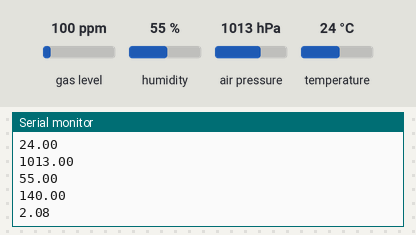
Simulated run of this sketch. Board: ESP32. Shown: the last lines printed to the serial monitor. The test bench sets the inputs (shaded band); at power-on: gas level 100 ppm, humidity 55 %, air pressure 1013 hPa, temperature 24 °C.

Above: at 1.2 s.
1.3 s: gas level set to 20 ppm
At 2.7 s:
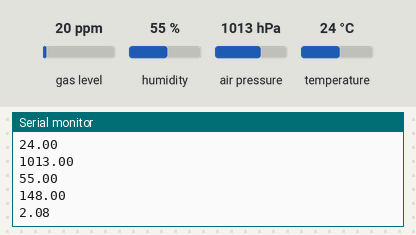
2.8 s: humidity set to 22 %
4.3 s: air pressure set to 952 hPa
At 5.2 s:
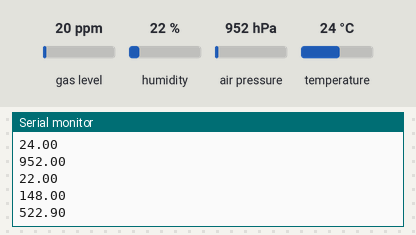
5.8 s: temperature set to 12 °C
Timing chart, 0 to 8.3 s (numbered marks = the images above; inputs shaded):
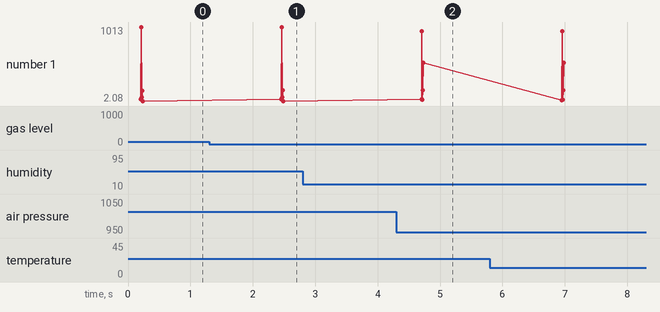

Measured:
- after the input at 1.3 s, the serial monitor: prints a new line after 1.1 s (image 1)
- after the input at 4.3 s, the serial monitor: prints a new line after 0.35 s (image 2)
- plotted number 1: 2.08 → 522.9 after the input at 4.3 s

The sketch:

module_BME688_esp32_version.ino
```cpp
// module to detect temperature, humidity, barometric pressure, and VOC gas.
// learn more in the product page: https://learn.adafruit.com/adafruit-bme680-humidity-temperature-barometic-pressure-voc-gas/arduino-wiring-test


/*  To use the BME Component, you will need to install
    the following library: Adafruit_BME680 library
*/
#include <Wire.h>
#include <SPI.h>
#include <Adafruit_Sensor.h>
#include "Adafruit_BME680.h"

#define SEALEVELPRESSURE_HPA (1013.25)

Adafruit_BME680 bme; // I2C

/* we create array with 5 entries

  index     data type    eg value   unit
 data[0] | temperature  | 24.20   | °C
 data[1] | pression     | 9994.77 | hPa
 data[2] | humidity     | 46.84   | %
 data[3] | gas          | 9.38    | KOhms
 data[4] | altitude     | 154.67  | m
*/
float data[5];

void setup() {
  // start serial communication
  Serial.begin(9600);

  // make sure BME device is working
  if (!bme.begin()) {
    Serial.println("Could not find a valid BME680 sensor, check wiring!");
    while (1);
  }

  // Set up oversampling and filter initialization
  bme.setTemperatureOversampling(BME680_OS_8X);
  bme.setHumidityOversampling(BME680_OS_2X);
  bme.setPressureOversampling(BME680_OS_4X);
  bme.setIIRFilterSize(BME680_FILTER_SIZE_3);
  bme.setGasHeater(320, 150); // 320*C for 150 ms
}

void loop() {
  // make sure BME module works
  if (! bme.performReading()) {
    Serial.println("Failed to perform reading :(");
    return;
  }
  // get temperature
  Serial.print("Temperature = ");
  Serial.print(bme.temperature);
  Serial.println(" *C");
  data[0] = bme.temperature; // add latest temperature to array

  // get pressure
  Serial.print("Pressure = ");
  Serial.print(bme.pressure / 100.0);
  Serial.println(" hPa");
  data[1] = bme.pressure / 100.0; // add latest pressure to array

  // get humidity
  Serial.print("Humidity = ");
  Serial.print(bme.humidity);
  Serial.println(" %");
  data[2] = bme.humidity;       // add latest humidity to array

  // get gas
  Serial.print("Gas = ");
  Serial.print(bme.gas_resistance / 1000.0);
  Serial.println(" KOhms");
  data[3] = bme.gas_resistance / 1000.0;  // add latest gas to array

  // get altitude
  Serial.print("Approx. Altitude = ");
  Serial.print(bme.readAltitude(SEALEVELPRESSURE_HPA));
  Serial.println(" m");
  data[4] = bme.readAltitude(SEALEVELPRESSURE_HPA); // add latest altitude to array

  // serial print the whole array
  for(int i = 0; i <= 4; i++){
    Serial.println(data[i]);
  }
  // wait 2 seconds before next reading
  Serial.println();
  delay(2000);

}
```
